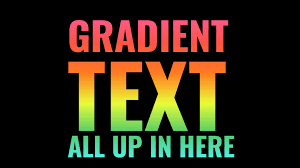
#> input picture 210422/images/gradient_with_text.png, 300 x 168 px
$ python tutorial2.py
#> lines starting #> are read from the running program, lines starting #| are printed output that depends on the picture
import cv2
import numpy as np
import matplotlib.pyplot as plt
import math

def wait():
  k = cv2.waitKey(0)
  if k == 27:         # wait for ESC key to exit
    cv2.destroyAllWindows()
  elif k == ord('s'): # wait for 's' key to save and exit
    cv2.imwrite('./resources/test.png',img)
    cv2.destroyAllWindows()

def adapt_thresh(gray, dimx, dimy):
  (h, w) = gray.shape
  # print(h, w)
  # Otsu's thresholding
  nx = math.floor(h / dimx)
  ny = math.floor(w / dimy)
  res = np.array([[]])
  for x in range(nx):
    for y in range(ny):
      split = gray[nx*dimx:(nx+1)*dimx, ny*dimx:(ny+1)*dimx]
      _, ret = cv2.threshold(gray, 0, 255, cv2.THRESH_BINARY+cv2.THRESH_OTSU)
      print(ret)
      # res = np.concatenate((res, ret), axis=1)
  return res

img = cv2.imread('./images/gradient_with_text.png')
#> img is the input picture: shape (168, 300, 3); mean B, G, R 18.5, 35.2, 43.9
new_image = cv2.cvtColor(img, cv2.COLOR_BGR2RGB)
gray = cv2.cvtColor(img, cv2.COLOR_BGR2GRAY)
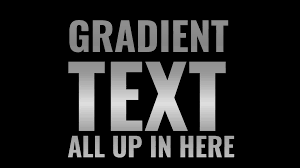
#> gray: shape (168, 300); min 0, max 222, mean 35.9

ret1 = adapt_thresh(gray, 10, 10)
#> ret1 = empty array


plt.subplot(2,2,1)
plt.title('Origin Image', fontweight ="bold")
plt.imshow(new_image, interpolation ='nearest')

plt.subplot(2,2,2)
plt.title('Global Thresholding', fontweight ="bold")
plt.imshow(ret1, cmap ="binary_r", interpolation ='nearest')

plt.subplot(2,2,3)
plt.hist(gray.flatten(),256,[0,256], color = 'r')
plt.xlim([0,256])
plt.title('Histogram of Original', fontweight ="bold")


# plt.subplot(2,2,4)
# plt.title('Otsu', fontweight ="bold")
# plt.imshow(ret2, cmap ="binary_r", interpolation ='nearest')

plt.show()
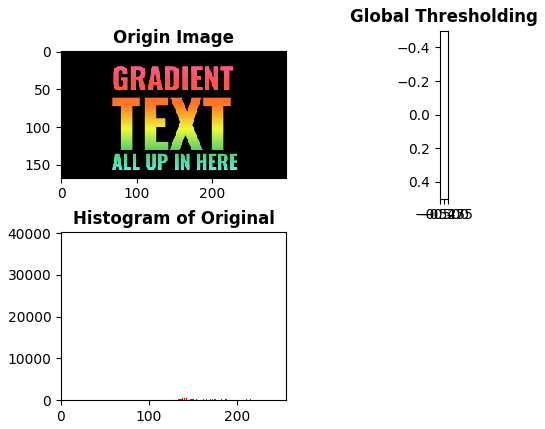
#> figure drawn by matplotlib, 3 panels; panel 3: tallest bar 38311 high, from x = 0 to 1

# wait()
